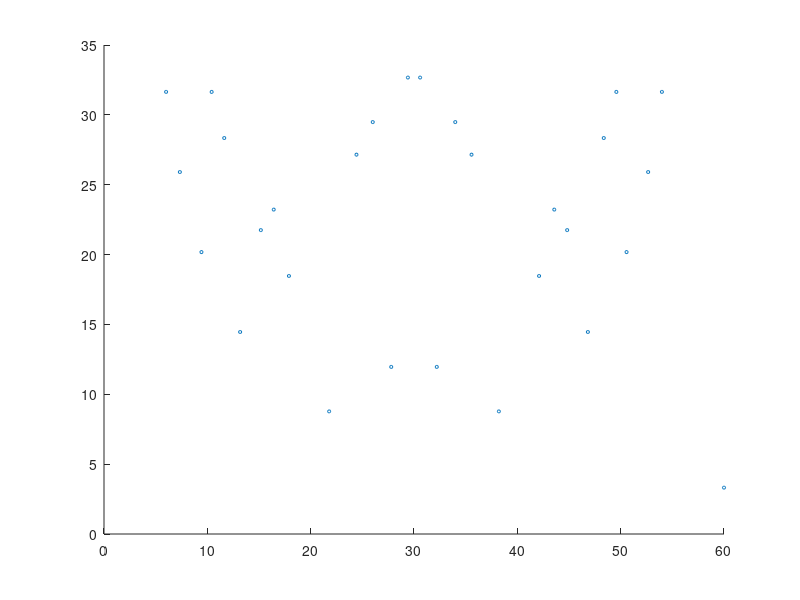
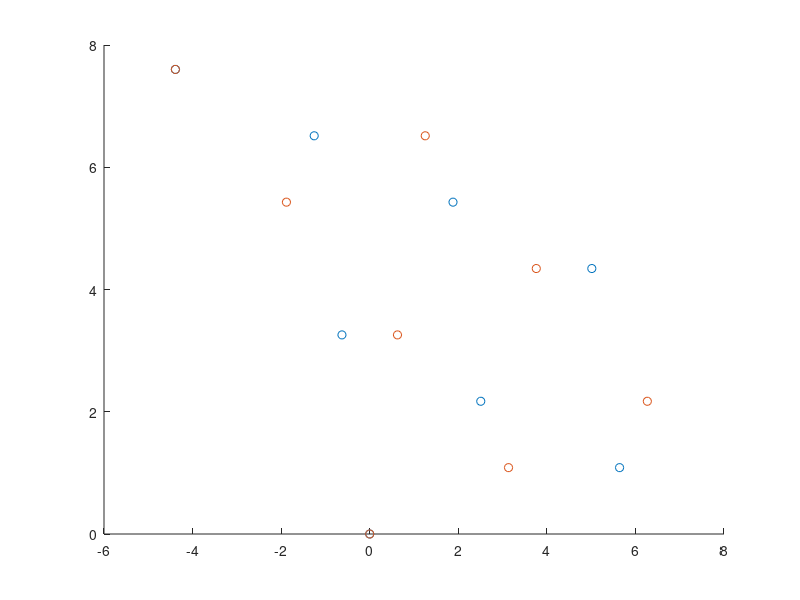

Write MATLAB code to recreate these figures, in order. (Note: this script raises an error after producing the figures.)
%% Determine the supercell length
clear variables;
nMax = 40;
mMax = 40;
a = 3.3171310374808005;
cutMaxA = 10* a;

theta1 = zeros(nMax, mMax);
theta2 = zeros(nMax, mMax);
theta3 = zeros(nMax, mMax);
theta4 = zeros(nMax, mMax);
length1 = zeros(nMax, mMax);
length2 = zeros(nMax, mMax);
length3 = zeros(nMax, mMax);
length4 = zeros(nMax, mMax);

for numIdxN = 1: nMax
    for numIdxM = 1: mMax
        theta1(numIdxN, numIdxM) = 2*atand((2*numIdxN - 1)/(sqrt(3)* (2*numIdxM - 1)));
        theta2(numIdxN, numIdxM) = 2*atand(numIdxN/(sqrt(3)* numIdxM));
        theta3(numIdxN, numIdxM) = 2*atand((sqrt(3)* (2*numIdxM - 1))/(2*numIdxN - 1));
        theta4(numIdxN, numIdxM) = 2*atand((sqrt(3)* numIdxM)/numIdxN);
        length1(numIdxN, numIdxM) = a/2 * sqrt((2*numIdxN - 1)^2 + 3*(2*numIdxM - 1)^2);
        length2(numIdxN, numIdxM) = a* sqrt(numIdxN^2 + 3* numIdxM^2);
    end
end
length3 = length1;
length4 = length2;

[sortedTheta1, sortedIndex1] = sort(theta1(:));
[sortedn1, sortedm1] = ind2sub(size(theta1), sortedIndex1);
[sortedTheta2, sortedIndex2] = sort(theta2(:));
[sortedn2, sortedm2] = ind2sub(size(theta2), sortedIndex2);

% figure();
% hold on;
% scatter(sortedTheta1, length1(sortedIndex1), 5, 'b');
% scatter(sortedTheta2, length2(sortedIndex2), 5, 'r');
% hold off;w

thetaMix = [theta1, theta2, theta3, theta4];
lengthMix = [length1, length2, length3, length4];
[sortedThetaMix, sortedIndexMix] = sort(thetaMix(:));
[sortednMix, sortedmMix] = ind2sub(size(thetaMix), sortedIndexMix);
while ~prod(sortedmMix <= 20)
    sortedmMix(sortedmMix > 20) = sortedmMix(sortedmMix > 20) - 20;
end
sortedMixType = nan(size(thetaMix));
sortedMixType = 1*(sortedIndexMix(:) <= (numel(thetaMix)/4)) + 2*(sortedIndexMix(:) > (numel(thetaMix)/4) & sortedIndexMix(:) <= (numel(thetaMix)/2)) ...
    + 3* (sortedIndexMix(:) > (numel(thetaMix)/2) & sortedIndexMix(:) <= (numel(thetaMix)*3/4)) + 4*(sortedIndexMix(:) > (numel(thetaMix)*3/4));

% figure;
% scatter(sortedThetaMix, lengthMix(sortedIndexMix), 5);

[thetaMixUnique, sortedIndexMixUnique] = uniquetol(thetaMix);
lengthMixUnique = nan(size(thetaMixUnique));
sortedmMixUnique = nan(size(thetaMixUnique));
sortednMixUnique = nan(size(thetaMixUnique));
sortedMixTypeUnique = nan(size(thetaMixUnique));
for numIdx = 1: length(thetaMixUnique)
    searchIndex = abs(thetaMixUnique(numIdx) -  sortedThetaMix) < 1e-8;
    lengthMixUnique(numIdx) = min(lengthMix(sortedIndexMix(searchIndex)));
    tmpIndex = searchIndex & abs(lengthMix(sortedIndexMix) - lengthMixUnique(numIdx))< 1e-8;
    sortedmMixUnique(numIdx) = sortedmMix(tmpIndex);
    sortednMixUnique(numIdx) = sortednMix(tmpIndex);
    sortedMixTypeUnique(numIdx) = sortedMixType(tmpIndex);
end

% figure;
% scatter(thetaMixUnique, lengthMixUnique, 5);
% plot(thetaMixUnique, lengthMixUnique);

cutIndex = lengthMixUnique < cutMaxA;
thetaMixUniqueCut = thetaMixUnique(cutIndex);
lengthMixUniqueCut = lengthMixUnique(cutIndex);
sortedmMixUniqueCut = sortedmMixUnique(cutIndex);
sortednMixUniqueCut = sortednMixUnique(cutIndex);
sortedMixTypeUniqueCut = sortedMixTypeUnique(cutIndex);

figure;
scatter(thetaMixUniqueCut, lengthMixUniqueCut, 5);
xlim([0, 60]);

% Clear variables
clear length1 length2 length3 length4 lengthMix theta1 theta2 theta3 theta4 thetaMix
clear cutMaxA mMax nMax numIdx numIdxM numIdxN tmpIndex cutIndex
clear lengthMixUnique searchIndex sortedmMix sortedMixType sortedMixTypeUnique sortedIndexMix sortedmMix sortedmMixUnique
clear sortedIndexMixUnique sortednMix sortednMixUnique sortedThetaMix thetaMixUnique
%% Generates the lattice
% a = 3.441;  % a-axies of the lattice
b = a;      % b-axies of the lattice
gamma = 120;% angle of <a, b>
sizeLattice = 21;  % Scale of the system (should be odd)

% Initialize of the variables
centerOrder = (sizeLattice + 1) ./ 2;
lattice.x = zeros(sizeLattice);
lattice.y = zeros(sizeLattice);
% Difference in x and y in the primitive cell
deltaA = [a, 0];
deltaB = [b*cosd(gamma), b*sind(gamma)];
% Set the zero of the axies
lattice.x(sizeLattice, 1) = 0;
lattice.y(sizeLattice, 1) = 0;
% Initialize the position of the center
lattice.x(centerOrder, centerOrder) = ((centerOrder - 1)*deltaA(1) + (sizeLattice - centerOrder)*deltaB(1));
lattice.y(centerOrder, centerOrder) = ((centerOrder - 1)*deltaA(2) + (sizeLattice - centerOrder)*deltaB(2));
% Calculate the distance from the center
for row = sizeLattice: -1: 1
    for column = 1: sizeLattice
        lattice.x(row, column) = ((column - 1)*deltaA(1) + (sizeLattice - row)*deltaB(1));
        lattice.y(row, column) = ((column - 1)*deltaA(2) + (sizeLattice - row)*deltaB(2));
        lattice.hoppingA(row, column) = column - centerOrder;
        lattice.hoppingB(row, column) = centerOrder - row;
    end
end
% Move the center to the axis zero
lattice.x = lattice.x - lattice.x(centerOrder, centerOrder);
lattice.y = lattice.y - lattice.y(centerOrder, centerOrder);

%% Rotation
% Construct layers
d = 1.58106107700766;   %1.58106107700766;   % h-phase:1.59498653898723, t-phase:1.58106107700766
D = 3.42122839340594;   %2.809105554065346;  % h-phase:3.67176692979057, t-phase:3.12122839340594
                        % Origin: 3.12122839340594
vacuumLength = 20;
numberOfLayers = 2;
rotationNumIdx = 10;
% for rotationNumIdx = 13: 13
rotationDegree = thetaMixUniqueCut(rotationNumIdx)/2;
supercellLattice = lengthMixUniqueCut(rotationNumIdx);
supercellBoundx = [0, supercellLattice, supercellLattice/2, -supercellLattice/2, 0];
supercellBoundy = [0, 0, sqrt(3)/2 * supercellLattice, sqrt(3)/2 * supercellLattice, 0];
offsetSe1 = [deltaA', deltaB']*[2/3; 1/3];
% offsetSe1 = [deltaA', deltaB']*[1/3; 2/3];
offsetSe2 = [deltaA', deltaB']*[1/3; 2/3];
layer{1}.Se1.x = lattice.x + offsetSe1(1);
layer{1}.Se1.y = lattice.y + offsetSe1(2);
layer{1}.Se1.z = zeros(size(lattice.x));
layer{1}.V.x = lattice.x;
layer{1}.V.y = lattice.y;
layer{1}.V.z = zeros(size(lattice.x)) + d;
layer{1}.Se2.x = lattice.x + offsetSe2(1);
layer{1}.Se2.y = lattice.y + offsetSe2(2);
layer{1}.Se2.z = zeros(size(lattice.x)) + 2*d;

layer{2} = layer{1};
layer{2}.Se1.z = layer{1}.Se1.z + D + 2*d;
layer{2}.Se2.z = layer{1}.Se2.z + D + 2*d;
layer{2}.V.z = layer{1}.V.z + D + 2*d;

% Rotation Process
for i = 1: numberOfLayers
    % layer0: counterclock; layer1: clock
    switch i
        case 1
            rotationMatrix = ...
                [cosd(rotationDegree), -sind(rotationDegree), 0; sind(rotationDegree), cosd(rotationDegree), 0; 0 0 1];
        case 2
            rotationMatrix = ...
                [cosd(-rotationDegree), -sind(-rotationDegree), 0; sind(-rotationDegree), cosd(-rotationDegree), 0; 0 0 1];
    end
    switch sortedMixTypeUniqueCut(rotationNumIdx)
        case {1, 2}
            correctMatrix = [cosd(-30), -sind(-30), 0; sind(-30), cosd(-30), 0; 0 0 1];
        case {3, 4}
            correctMatrix = [1 0 0; 0 1 0; 0 0 1];
    end
    for numIdx = 1: numel(layer{i}.V.x)
        tmpMat = [layer{i}.Se1.x(numIdx), layer{i}.Se1.y(numIdx), layer{i}.Se1.z(numIdx)]';
        tmpMat = correctMatrix * rotationMatrix * tmpMat;
        layer{i}.Se1.x(numIdx) = tmpMat(1);
        layer{i}.Se1.y(numIdx) = tmpMat(2);
        layer{i}.Se1.z(numIdx) = tmpMat(3);
        
        tmpMat = [layer{i}.Se2.x(numIdx), layer{i}.Se2.y(numIdx), layer{i}.Se2.z(numIdx)]';
        tmpMat = correctMatrix * rotationMatrix * tmpMat;
        layer{i}.Se2.x(numIdx) = tmpMat(1);
        layer{i}.Se2.y(numIdx) = tmpMat(2);
        layer{i}.Se2.z(numIdx) = tmpMat(3);
        
        tmpMat = [layer{i}.V.x(numIdx), layer{i}.V.y(numIdx), layer{i}.V.z(numIdx)]';
        tmpMat = correctMatrix * rotationMatrix * tmpMat;
        layer{i}.V.x(numIdx) = tmpMat(1);
        layer{i}.V.y(numIdx) = tmpMat(2);
        layer{i}.V.z(numIdx) = tmpMat(3);
    end
    % Cut the supercell
    layer{i}.V.inSupercell = inpolygon(layer{i}.V.x, layer{i}.V.y, supercellBoundx, supercellBoundy);
    layer{i}.Se1.inSupercell = inpolygon(layer{i}.Se1.x, layer{i}.Se1.y, supercellBoundx, supercellBoundy);
    layer{i}.Se2.inSupercell = inpolygon(layer{i}.Se2.x, layer{i}.Se2.y, supercellBoundx, supercellBoundy);
end

% 
% fig = figure;
% hold on;
% % scatter3(layer{1}.Se1.x(:), layer{1}.Se1.y(:), layer{1}.Se1.z(:), 'green');
% scatter3(layer{1}.V.x(:), layer{1}.V.y(:), layer{1}.V.z(:), 'red');
% % scatter3(layer{1}.Se2.x(:), layer{1}.Se2.y(:), layer{1}.Se2.z(:), 'green');
% % scatter3(layer{2}.Se1.x(:), layer{2}.Se1.y(:), layer{2}.Se1.z(:), 'green');
% scatter3(layer{2}.V.x(:), layer{2}.V.y(:), layer{2}.V.z(:), 'blue');
% % scatter3(layer{2}.Se2.x(:), layer{2}.Se2.y(:), layer{2}.Se2.z(:), 'green');
% hold off
% maxLim = max(abs([fig.Children.XLim, fig.Children.YLim]));
% fig.Children.XLim = [-maxLim, maxLim];
% fig.Children.YLim = [-maxLim, maxLim];

fig = figure;
hold on;
% scatter3(layer{1}.Se1.x(:), layer{1}.Se1.y(:), layer{1}.Se1.z(:), 'green');
scatter3(layer{1}.V.x(layer{1}.V.inSupercell), layer{1}.V.y(layer{1}.V.inSupercell), layer{1}.V.z(layer{1}.V.inSupercell), 'red');
% scatter3(layer{1}.Se2.x(:), layer{1}.Se2.y(:), layer{1}.Se2.z(:), 'green');
% scatter3(layer{2}.Se1.x(:), layer{2}.Se1.y(:), layer{2}.Se1.z(:), 'green');
scatter3(layer{2}.V.x(layer{2}.V.inSupercell), layer{2}.V.y(layer{2}.V.inSupercell), layer{2}.V.z(layer{2}.V.inSupercell), 'blue');
% scatter3(layer{2}.Se2.x(:), layer{2}.Se2.y(:), layer{2}.Se2.z(:), 'green');
hold off
maxLim = max(abs([fig.Children.XLim, fig.Children.YLim]));
fig.Children.XLim = [-maxLim, maxLim];
fig.Children.YLim = [-maxLim, maxLim];

% Calculate POSCAR
supercellC = vacuumLength + 4*d + D;
VatomNumber = 0;
SeatomNumber = 0;
superCell.V.x = layer{1}.V.x(layer{1}.V.inSupercell);
superCell.V.y = layer{1}.V.y(layer{1}.V.inSupercell);
superCell.V.z = layer{1}.V.z(layer{1}.V.inSupercell);
superCell.Se.x = cat(1, layer{1}.Se1.x(layer{1}.Se1.inSupercell), layer{1}.Se2.x(layer{1}.Se2.inSupercell));
superCell.Se.y = cat(1, layer{1}.Se1.y(layer{1}.Se1.inSupercell), layer{1}.Se2.y(layer{1}.Se2.inSupercell));
superCell.Se.z = cat(1, layer{1}.Se1.z(layer{1}.Se1.inSupercell), layer{1}.Se2.z(layer{1}.Se2.inSupercell));
for i = 1: numberOfLayers
    VatomNumber = VatomNumber + length(layer{i}.V.x(layer{i}.V.inSupercell));
    SeatomNumber = SeatomNumber + length(layer{i}.Se1.x(layer{i}.Se1.inSupercell)) + length(layer{i}.Se2.x(layer{i}.Se2.inSupercell));
    if i >= 2
        superCell.V.x = cat(1, superCell.V.x, layer{i}.V.x(layer{i}.V.inSupercell));
        superCell.V.y = cat(1, superCell.V.y, layer{i}.V.y(layer{i}.V.inSupercell));
        superCell.V.z = cat(1, superCell.V.z, layer{i}.V.z(layer{i}.V.inSupercell));
        superCell.Se.x = cat(1, superCell.Se.x, layer{i}.Se1.x(layer{i}.Se1.inSupercell), layer{i}.Se2.x(layer{i}.Se2.inSupercell));
        superCell.Se.y = cat(1, superCell.Se.y, layer{i}.Se1.y(layer{i}.Se1.inSupercell), layer{i}.Se2.y(layer{i}.Se2.inSupercell));
        superCell.Se.z = cat(1, superCell.Se.z, layer{i}.Se1.z(layer{i}.Se1.inSupercell), layer{i}.Se2.z(layer{i}.Se2.inSupercell));
    end
end
% Write POSCAR
fileId = fopen("POSCAR", 'w');
fprintf(fileId, "Degree: %.5f\n", thetaMixUniqueCut(rotationNumIdx));
fprintf(fileId, "   1.00000000000000 \n");
fprintf(fileId, "%24.15f %24.15f %24.15f\n", [supercellLattice, 0, 0]);
fprintf(fileId, "%24.15f %24.15f %24.15f\n", [-supercellLattice/2, sqrt(3)/2*supercellLattice, 0]);
fprintf(fileId, "%24.15f %24.15f %24.15f\n", [0, 0, supercellC]);
fprintf(fileId, "   V    Se\n");
fprintf(fileId, "%6d %6d\n", [VatomNumber, SeatomNumber]);
fprintf(fileId, "Cartesian\n");
for numIdx = 1: VatomNumber
    fprintf(fileId, "% 18.16f % 21.16f % 21.16f\n", [superCell.V.x(numIdx), superCell.V.y(numIdx), superCell.V.z(numIdx)]);
end

for numIdx = 1: SeatomNumber
    fprintf(fileId, "% 18.16f % 21.16f % 21.16f\n", [superCell.Se.x(numIdx), superCell.Se.y(numIdx), superCell.Se.z(numIdx)]);
end
fclose(fileId);
% end
